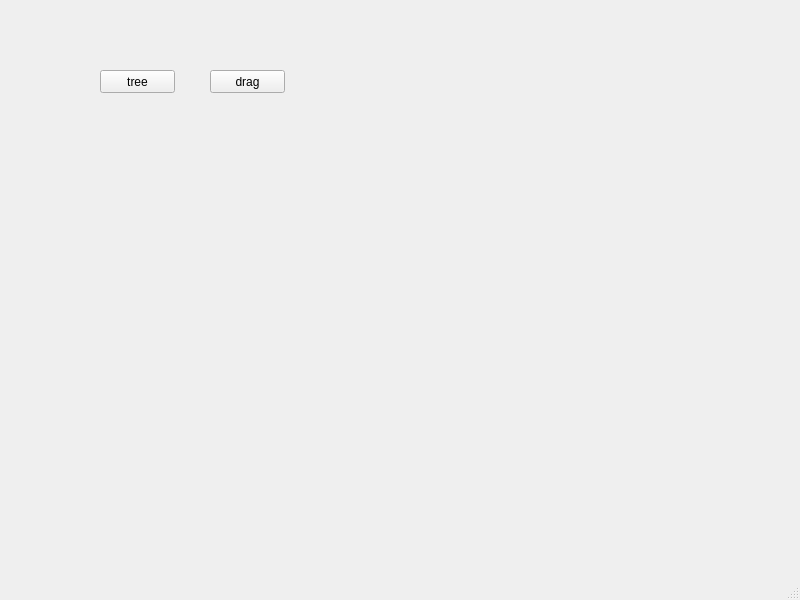
<?xml version="1.0" encoding="UTF-8"?>
<ui version="4.0">
 <class>MainWindow</class>
 <widget class="QMainWindow" name="MainWindow">
  <property name="geometry">
   <rect>
    <x>0</x>
    <y>0</y>
    <width>800</width>
    <height>600</height>
   </rect>
  </property>
  <property name="windowTitle">
   <string>MainWindow</string>
  </property>
  <widget class="QWidget" name="centralwidget">
   <widget class="QPushButton" name="pushButton_tree">
    <property name="geometry">
     <rect>
      <x>100</x>
      <y>70</y>
      <width>75</width>
      <height>23</height>
     </rect>
    </property>
    <property name="text">
     <string>tree</string>
    </property>
   </widget>
   <widget class="QPushButton" name="pushButton_drag">
    <property name="geometry">
     <rect>
      <x>210</x>
      <y>70</y>
      <width>75</width>
      <height>23</height>
     </rect>
    </property>
    <property name="text">
     <string>drag</string>
    </property>
   </widget>
  </widget>
  <widget class="QMenuBar" name="menubar">
   <property name="geometry">
    <rect>
     <x>0</x>
     <y>0</y>
     <width>800</width>
     <height>23</height>
    </rect>
   </property>
  </widget>
  <widget class="QStatusBar" name="statusbar"/>
 </widget>
 <resources/>
 <connections/>
</ui>
